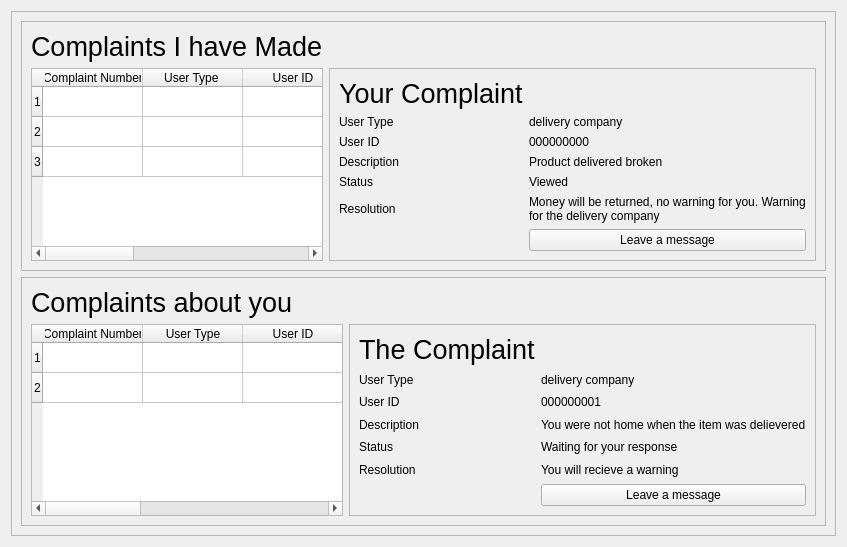
          <widget class="QWidget" name="complaintspage">
           <layout class="QGridLayout" name="gridLayout_22">
            <item row="0" column="0">
             <widget class="QFrame" name="frame_34">
              <property name="frameShape">
               <enum>QFrame::StyledPanel</enum>
              </property>
              <property name="frameShadow">
               <enum>QFrame::Raised</enum>
              </property>
              <layout class="QVBoxLayout" name="verticalLayout_21">
               <item>
                <widget class="QFrame" name="frame_35">
                 <property name="frameShape">
                  <enum>QFrame::StyledPanel</enum>
                 </property>
                 <property name="frameShadow">
                  <enum>QFrame::Raised</enum>
                 </property>
                 <layout class="QGridLayout" name="gridLayout_33">
                  <item row="1" column="0">
                   <widget class="QTableWidget" name="userComplaintsTableWidget">
                    <property name="sizePolicy">
                     <sizepolicy hsizetype="Preferred" vsizetype="Expanding">
                      <horstretch>0</horstretch>
                      <verstretch>0</verstretch>
                     </sizepolicy>
                    </property>
                    <row>
                     <property name="text">
                      <string>1</string>
                     </property>
                    </row>
                    <row>
                     <property name="text">
                      <string>2</string>
                     </property>
                    </row>
                    <row>
                     <property name="text">
                      <string>3</string>
                     </property>
                    </row>
                    <column>
                     <property name="text">
                      <string>Complaint Number</string>
                     </property>
                    </column>
                    <column>
                     <property name="text">
                      <string>User Type </string>
                     </property>
                    </column>
                    <column>
                     <property name="text">
                      <string>User ID</string>
                     </property>
                    </column>
                    <column>
                     <property name="text">
                      <string>Description</string>
                     </property>
                    </column>
                    <column>
                     <property name="text">
                      <string>Status</string>
                     </property>
                    </column>
                    <column>
                     <property name="text">
                      <string>Resolution</string>
                     </property>
                    </column>
                    <item row="0" column="1">
                     <property name="text">
                      <string/>
                     </property>
                    </item>
                   </widget>
                  </item>
                  <item row="0" column="0">
                   <widget class="QLabel" name="userComplaintsTitle">
                    <property name="styleSheet">
                     <string notr="true">font-size: 20pt;</string>
                    </property>
                    <property name="text">
                     <string>Complaints I have Made</string>
                    </property>
                   </widget>
                  </item>
                  <item row="1" column="1">
                   <widget class="QFrame" name="frame_38">
                    <property name="frameShape">
                     <enum>QFrame::StyledPanel</enum>
                    </property>
                    <property name="frameShadow">
                     <enum>QFrame::Raised</enum>
                    </property>
                    <layout class="QGridLayout" name="gridLayout_36">
                     <item row="3" column="0">
                      <widget class="QLabel" name="userComplaintDescriptionTitle">
                       <property name="text">
                        <string>Description</string>
                       </property>
                      </widget>
                     </item>
                     <item row="3" column="1">
                      <widget class="QLabel" name="userComplaintDescription">
                       <property name="text">
                        <string>Product delivered broken</string>
                       </property>
                       <property name="wordWrap">
                        <bool>true</bool>
                       </property>
                      </widget>
                     </item>
                     <item row="2" column="0">
                      <widget class="QLabel" name="userComplaintUserIDTitle">
                       <property name="text">
                        <string>User ID</string>
                       </property>
                      </widget>
                     </item>
                     <item row="0" column="0">
                      <widget class="QLabel" name="userComplaintTitle">
                       <property name="sizePolicy">
                        <sizepolicy hsizetype="Preferred" vsizetype="Preferred">
                         <horstretch>0</horstretch>
                         <verstretch>0</verstretch>
                        </sizepolicy>
                       </property>
                       <property name="styleSheet">
                        <string notr="true">font-size: 20pt;</string>
                       </property>
                       <property name="text">
                        <string>Your Complaint</string>
                       </property>
                      </widget>
                     </item>
                     <item row="2" column="1">
                      <widget class="QLabel" name="userComplaintUserID">
                       <property name="text">
                        <string>000000000</string>
                       </property>
                       <property name="wordWrap">
                        <bool>true</bool>
                       </property>
                      </widget>
                     </item>
                     <item row="5" column="1">
                      <widget class="QLabel" name="userComplaintResolution">
                       <property name="text">
                        <string>Money will be returned, no warning for you. Warning for the delivery company</string>
                       </property>
                       <property name="wordWrap">
                        <bool>true</bool>
                       </property>
                      </widget>
                     </item>
                     <item row="4" column="0">
                      <widget class="QLabel" name="userComplaintStatusTitle">
                       <property name="text">
                        <string>Status</string>
                       </property>
                      </widget>
                     </item>
                     <item row="1" column="0">
                      <widget class="QLabel" name="userComplaintUserTypeTitle">
                       <property name="text">
                        <string>User Type</string>
                       </property>
                      </widget>
                     </item>
                     <item row="1" column="1">
                      <widget class="QLabel" name="userComplaintUserType">
                       <property name="text">
                        <string>delivery company</string>
                       </property>
                       <property name="wordWrap">
                        <bool>true</bool>
                       </property>
                      </widget>
                     </item>
                     <item row="4" column="1">
                      <widget class="QLabel" name="userComplaintStatus">
                       <property name="text">
                        <string>Viewed</string>
                       </property>
                       <property name="wordWrap">
                        <bool>true</bool>
                       </property>
                      </widget>
                     </item>
                     <item row="5" column="0">
                      <widget class="QLabel" name="userComplaintResolutionTitle">
                       <property name="text">
                        <string>Resolution</string>
                       </property>
                      </widget>
                     </item>
                     <item row="6" column="1">
                      <widget class="QPushButton" name="userComplaintLeaveMessageButton">
                       <property name="text">
                        <string>Leave a message</string>
                       </property>
                      </widget>
                     </item>
                    </layout>
                   </widget>
                  </item>
                 </layout>
                </widget>
               </item>
               <item>
                <widget class="QFrame" name="frame_36">
                 <property name="frameShape">
                  <enum>QFrame::StyledPanel</enum>
                 </property>
                 <property name="frameShadow">
                  <enum>QFrame::Raised</enum>
                 </property>
                 <layout class="QGridLayout" name="gridLayout_34">
                  <item row="1" column="0">
                   <widget class="QTableWidget" name="ComplaintsAboutUserTableWidget">
                    <property name="sizePolicy">
                     <sizepolicy hsizetype="Preferred" vsizetype="Expanding">
                      <horstretch>0</horstretch>
                      <verstretch>0</verstretch>
                     </sizepolicy>
                    </property>
                    <row>
                     <property name="text">
                      <string>1</string>
                     </property>
                    </row>
                    <row>
                     <property name="text">
                      <string>2</string>
                     </property>
                    </row>
                    <column>
                     <property name="text">
                      <string>Complaint Number</string>
                     </property>
                    </column>
                    <column>
                     <property name="text">
                      <string>User Type</string>
                     </property>
                    </column>
                    <column>
                     <property name="text">
                      <string>User ID</string>
                     </property>
                    </column>
                    <column>
                     <property name="text">
                      <string>Description</string>
                     </property>
                    </column>
                    <column>
                     <property name="text">
                      <string>Status</string>
                     </property>
                    </column>
                    <column>
                     <property name="text">
                      <string>Resolution</string>
                     </property>
                    </column>
                   </widget>
                  </item>
                  <item row="0" column="0">
                   <widget class="QLabel" name="ComplaintsAboutUserTitle">
                    <property name="styleSheet">
                     <string notr="true">font-size: 20pt;</string>
                    </property>
                    <property name="text">
                     <string>Complaints about you</string>
                    </property>
                   </widget>
                  </item>
                  <item row="1" column="1">
                   <widget class="QFrame" name="frame_37">
                    <property name="frameShape">
                     <enum>QFrame::StyledPanel</enum>
                    </property>
                    <property name="frameShadow">
                     <enum>QFrame::Raised</enum>
                    </property>
                    <layout class="QGridLayout" name="gridLayout_35">
                     <item row="5" column="1" colspan="2">
                      <widget class="QLabel" name="theComplaintResolution">
                       <property name="text">
                        <string>You will recieve a warning</string>
                       </property>
                      </widget>
                     </item>
                     <item row="0" column="0">
                      <widget class="QLabel" name="complaintAboutUserTitle">
                       <property name="styleSheet">
                        <string notr="true">font-size: 20pt;</string>
                       </property>
                       <property name="text">
                        <string>The Complaint</string>
                       </property>
                      </widget>
                     </item>
                     <item row="1" column="0">
                      <widget class="QLabel" name="theComplaintUserTypeTitle">
                       <property name="text">
                        <string>User Type</string>
                       </property>
                      </widget>
                     </item>
                     <item row="2" column="1" colspan="2">
                      <widget class="QLabel" name="theComplaintUserID">
                       <property name="text">
                        <string>000000001</string>
                       </property>
                      </widget>
                     </item>
                     <item row="3" column="1" colspan="2">
                      <widget class="QLabel" name="theComplaintDescription">
                       <property name="text">
                        <string>You were not home when the item was delievered</string>
                       </property>
                      </widget>
                     </item>
                     <item row="4" column="1" colspan="2">
                      <widget class="QLabel" name="theComplaintStatus">
                       <property name="text">
                        <string>Waiting for your response</string>
                       </property>
                      </widget>
                     </item>
                     <item row="2" column="0">
                      <widget class="QLabel" name="theComplaintUserIDTitle">
                       <property name="text">
                        <string>User ID </string>
                       </property>
                      </widget>
                     </item>
                     <item row="3" column="0">
                      <widget class="QLabel" name="theComplaintDescriptionTitle">
                       <property name="text">
                        <string>Description</string>
                       </property>
                      </widget>
                     </item>
                     <item row="4" column="0">
                      <widget class="QLabel" name="theComplaintStatusTitle">
                       <property name="text">
                        <string>Status</string>
                       </property>
                      </widget>
                     </item>
                     <item row="1" column="1" colspan="2">
                      <widget class="QLabel" name="theComplaintUserType">
                       <property name="text">
                        <string>delivery company</string>
                       </property>
                      </widget>
                     </item>
                     <item row="5" column="0">
                      <widget class="QLabel" name="theComplaintResolutionTitle">
                       <property name="text">
                        <string>Resolution</string>
                       </property>
                      </widget>
                     </item>
                     <item row="6" column="1" colspan="2">
                      <widget class="QPushButton" name="theComplaintLeaveMessageButton">
                       <property name="text">
                        <string>Leave a message</string>
                       </property>
                      </widget>
                     </item>
                    </layout>
                   </widget>
                  </item>
                 </layout>
                </widget>
               </item>
              </layout>
             </widget>
            </item>
           </layout>
          </widget>
